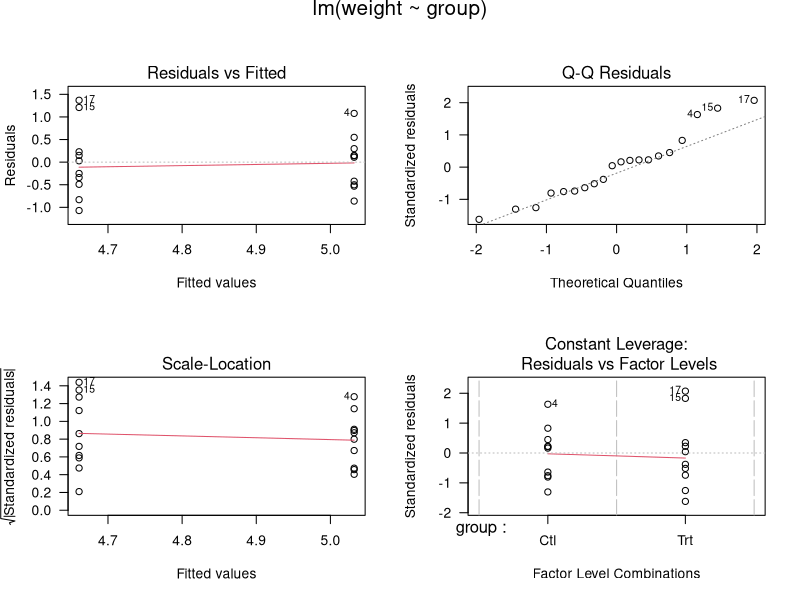
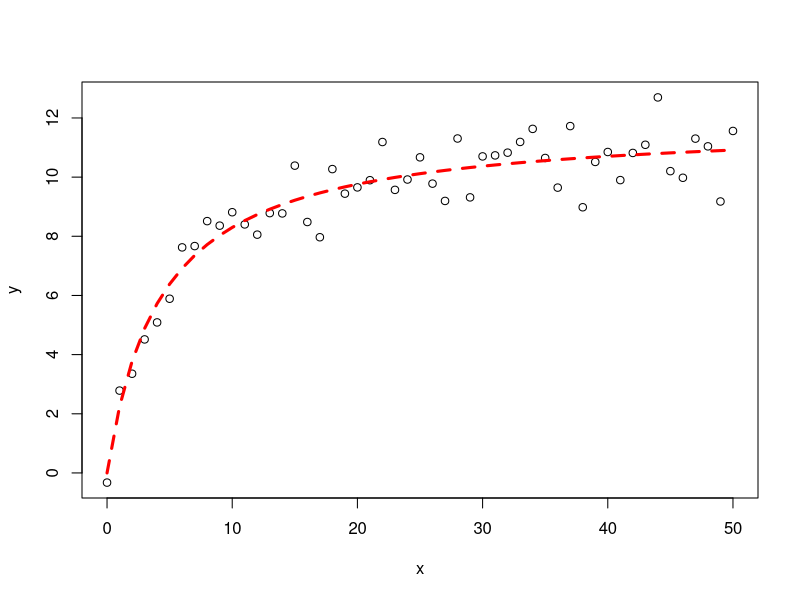
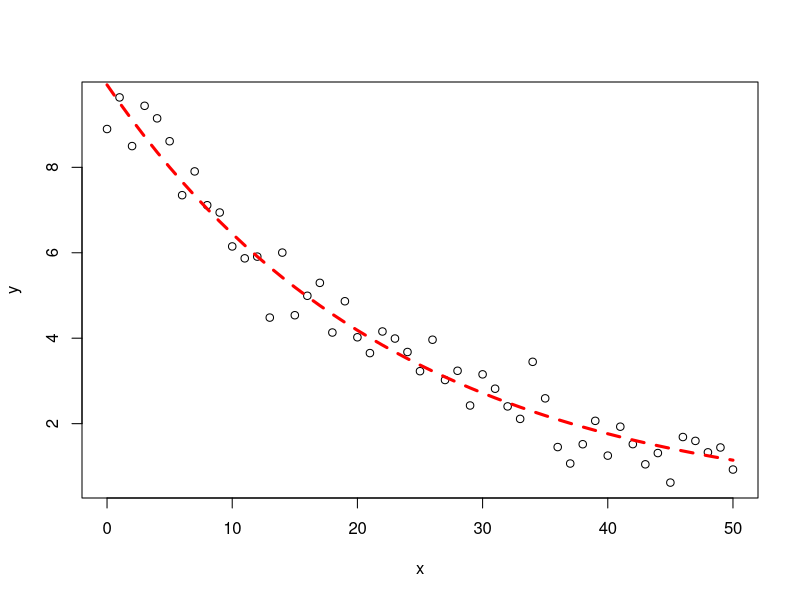

Source code (R) for these figures, in order: (Note: this script raises an error after producing the figures.)
ctl <- c(4.17,5.58,5.18,6.11,4.50,4.61,5.17,4.53,5.33,5.14)
trt <- c(4.81,4.17,4.41,3.59,5.87,3.83,6.03,4.89,4.32,4.69)

group <- gl(2, 10, 20, labels = c("Ctl","Trt"))
weight <- c(ctl, trt)


lm.D9 <- lm(weight ~ group)
lm.D90 <- lm(weight ~ group - 1) # omitting intercept

anova(lm.D9)
summary(lm.D90)

opar <- par(mfrow = c(2,2), oma = c(0, 0, 1.1, 0))
plot(lm.D9, las = 1)      # Residuals, Fitted, ...
par(opar)


#simulate some data
set.seed(20160227)
x<-seq(0,50,1)
y<-((runif(1,10,20)*x)/(runif(1,0,10)+x))+rnorm(51,0,1)
#for simple models nls find good starting values for the parameters even if it throw a warning
m<-nls(y~a*x/(b+x))
#get some estimation of goodness of fit
cor(y,predict(m))

#[1] 0.9496598

#plot
plot(x,y)
lines(x,predict(m),lty=2,col="red",lwd=3)


#simulate some data, this without a priori knowledge of the parameter value
y<-runif(1,5,15)*exp(-runif(1,0.01,0.05)*x)+rnorm(51,0,0.5)
#visually estimate some starting parameter values
plot(x,y)
#from this graph set approximate starting values
a_start<-8 #param a is the y value when x=0
b_start<-2*log(2)/a_start #b is the decay rate
#model
m<-nls(y~a*exp(-b*x),start=list(a=a_start,b=b_start))
#get some estimation of goodness of fit
cor(y,predict(m))

#plot the fit
lines(x,predict(m),col="red",lty=2,lwd=3)





y <- ts(rnorm(120,0,3) + 1:120 + 20*sin(2*pi*(1:120)/12), frequency=12)
fit <- tslm(y ~ trend + season)
plot(forecast(fit, h=20))